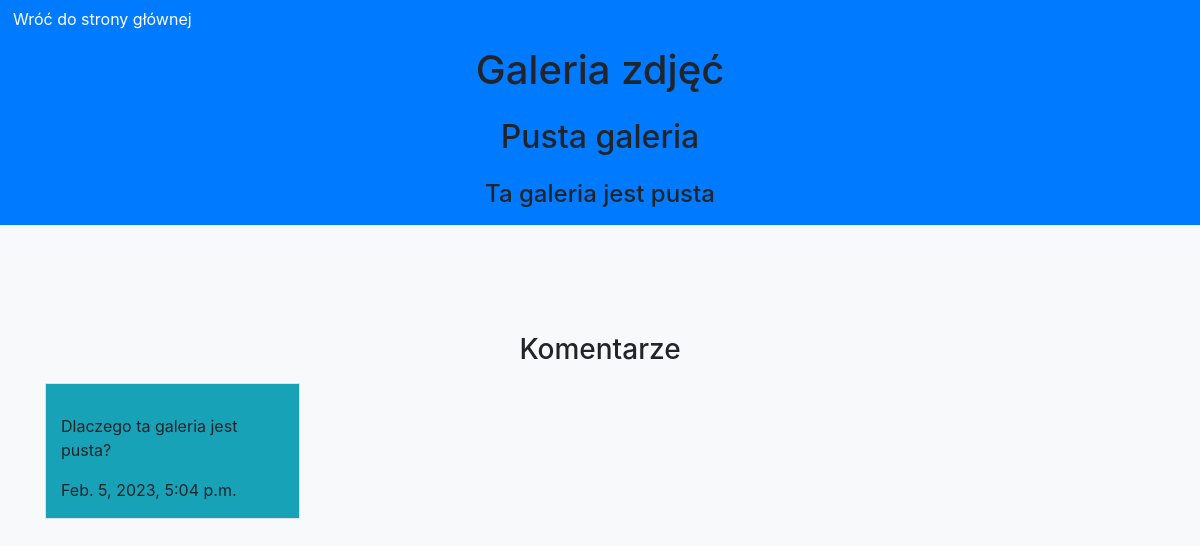
The page /gallery/gallery/1d349faa-83ff-4366-86dd-40ca2358741e/ on the database its author committed.
### gallery/models.py (models this page shows, shortened)
class Gallery(models.Model):
    id = models.UUIDField(primary_key=True, default=uuid.uuid4)
    name = models.CharField(verbose_name='Nazwa', max_length=64)
    desc = models.CharField(verbose_name='Opis', max_length=1024)
    date = models.DateTimeField(
        verbose_name='Czas wrzucenia',
        default=timezone.now,
        editable=False,
    )

class GalleryComment(models.Model):
    id = models.UUIDField(primary_key=True, default=uuid.uuid4)
    text = models.CharField(max_length=1024)
    date = models.DateTimeField(
        verbose_name='Czas wrzucenia',
        default=timezone.now,
        editable=False,
    )
    gallery = models.ForeignKey(
        Gallery,
        verbose_name='Galeria',
        on_delete=models.CASCADE,
        related_name='comments_rel',
    )

### gallery/views.py (the view)
# urls.py: path('gallery/<str:id>/', GalleryView.as_view()),
class GalleryView(View):
    def get(self, request, id):
        gallery: Gallery = get_object_or_404(Gallery, id=id)
        images = gallery.images_rel.all()
        comments = gallery.comments_rel.all()
        scope = {
            'gallery': gallery,
            'images': [images[x:x+3] for x in range(0, len(images), 3)],
            'comments': [comments[x:x+3] for x in range(0, len(comments), 3)],
        }
        return render(request, 'gallery.html', scope)

### templates/gallery.html (shortened to what this page needs)
<!DOCTYPE html>
{% load static %}
<html>
  <head>
    <link href="{% static 'bootstrap/css/bootstrap.min.css' %}" rel="stylesheet">
    <link href="{% static 'bootstrap/js/bootstrap.bundle.min.js' %}" rel="stylesheet">
  </head>
  <body class="bg-light">
    <header class="bg-primary">
      <a href="/gallery/index/"><button class="btn btn-primary hBack" type="button">Wróć do strony głównej</button></a>
      <div class="d-flex flex-column justify-content-center text-center">
        <div class="p-2"><h1>Galeria zdjęć</h1></div>
        <div class="p-2"><h2>{{ gallery.name }}</h2></div>
        <div class="p-2"><h4>{{ gallery.desc }}</h2></div>
      </div>
    </header>
    <main>
      <div class="col-xs-12" style="height:100px;"></div>
      <div class="container">
	<div class="d-flex flex-column justify-content-center text-center">
          <div class="p-2"><h3>Komentarze</h3></div>
	</div>
        {% for row in comments %}
	<div class="row">
	  {% for comment in row %}
          <div class="col-lg-3 col-md-3 col-xs-3">
	    <div class="container border bg-info">
	      <div class="col-xs-12" style="height:30px;"></div>
              <p>{{ comment.text }}</p>
              <p>{{ comment.date }}</p>
	    </div>
          </div>
	  {% endfor %}
	</div>
	<div class="col-xs-12" style="height:40px;"></div>
        {% endfor %}
      </div>
    </main>
  </body>
</html>

### rows shown on the page
Gallery: name "Pusta galeria", desc "Ta galeria jest pusta"
GalleryComment: text "Dlaczego ta galeria jest pusta?", date "Feb. 5, 2023, 5:04 p.m."
